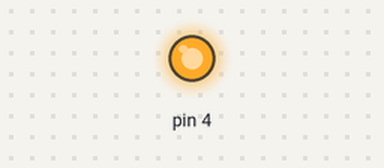
This sketch was run on a simulated Arduino Uno, built with avr-gcc and run on an emulated ATmega328P. Parts: output pins drawn as LEDs (lit = HIGH).

Above: at 1.0 s.
At 3.0 s:
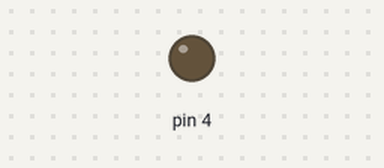
Timing chart, 0 to 5.2 s (numbered marks = the images above):
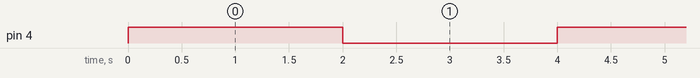

Measured:
- by itself, pin 4: alternates HIGH for 2.0 s and LOW for 2.0 s

The sketch:

part2.ino
```cpp
void setup() {
  pinMode(4, OUTPUT);

}

void loop() {
  digitalWrite(4, HIGH);
  delay(2000);
  digitalWrite(4, LOW);
  delay(2000);
}
```
